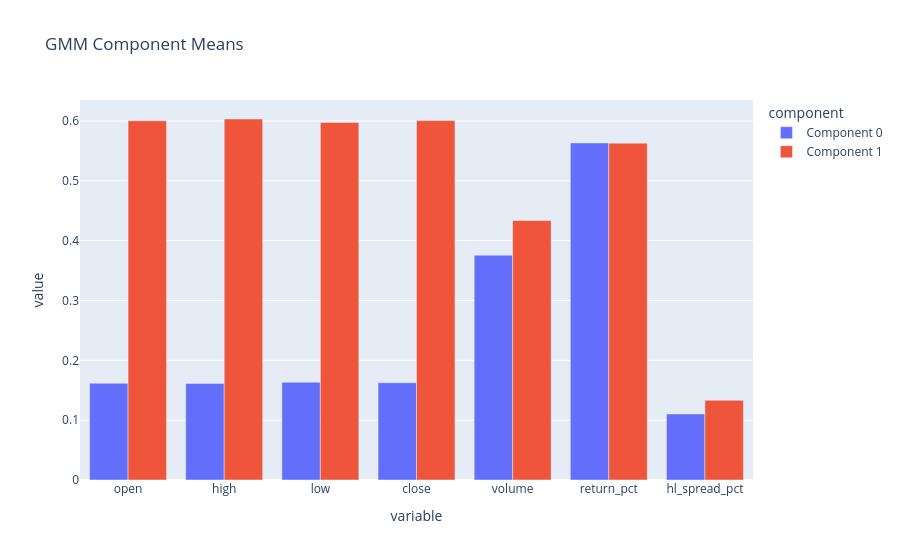

This figure's notebook cell:
### Markdown cell above
# ⚖️ GMM component means

### Code cell
gmm_component_means_df = gmm_component_means_df.reset_index()
gmm_component_means_df.columns = ['component'] + TABULAR_COLS
gmm_component_means_df.head()
gmm_component_means_df =gmm_component_means_df.melt(id_vars='component', value_vars = TABULAR_COLS)
px.bar(gmm_component_means_df, x='variable', y='value', color='component', barmode='group', title="GMM Component Means")

### Figure 1 — Plotly figure (JSON) as saved in the notebook; plotly's stock layout.template omitted (floating-point values rounded to 4 significant figures)
{"data": [{"alignmentgroup": "True", "hovertemplate": "component=Component 0<br>variable=%{x}<br>value=%{y}<extra></extra>", "legendgroup": "Component 0", "marker": {"color": "#636efa", "pattern": {"shape": ""}}, "name": "Component 0", "offsetgroup": "Component 0", "orientation": "v", "showlegend": true, "textposition": "auto", "type": "bar", "x": ["open", "high", "low", "close", "volume", "return_pct", "hl_spread_pct"], "xaxis": "x", "y": [0.1616, 0.1614, 0.1634, 0.1625, 0.3757, 0.5633, 0.1104], "yaxis": "y"}, {"alignmentgroup": "True", "hovertemplate": "component=Component 1<br>variable=%{x}<br>value=%{y}<extra></extra>", "legendgroup": "Component 1", "marker": {"color": "#EF553B", "pattern": {"shape": ""}}, "name": "Component 1", "offsetgroup": "Component 1", "orientation": "v", "showlegend": true, "textposition": "auto", "type": "bar", "x": ["open", "high", "low", "close", "volume", "return_pct", "hl_spread_pct"], "xaxis": "x", "y": [0.6003, 0.6033, 0.5976, 0.6006, 0.4336, 0.5629, 0.1332], "yaxis": "y"}], "layout": {"barmode": "group", "legend": {"title": {"text": "component"}, "tracegroupgap": 0}, "title": {"text": "GMM Component Means"}, "xaxis": {"anchor": "y", "domain": [0, 1], "title": {"text": "variable"}}, "yaxis": {"anchor": "x", "domain": [0, 1], "title": {"text": "value"}}}}
